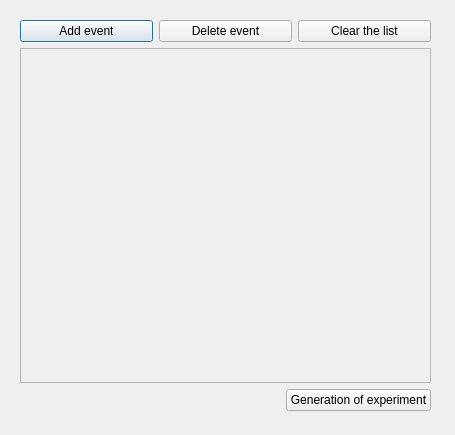
<?xml version="1.0" encoding="UTF-8"?>
<ui version="4.0">
 <class>RandomElements</class>
 <widget class="QDialog" name="RandomElements">
  <property name="geometry">
   <rect>
    <x>0</x>
    <y>0</y>
    <width>455</width>
    <height>435</height>
   </rect>
  </property>
  <property name="windowTitle">
   <string>Dialog</string>
  </property>
  <widget class="QWidget" name="layoutWidget">
   <property name="geometry">
    <rect>
     <x>20</x>
     <y>20</y>
     <width>411</width>
     <height>391</height>
    </rect>
   </property>
   <layout class="QVBoxLayout" name="verticalLayout_3">
    <item>
     <layout class="QVBoxLayout" name="verticalLayout_2">
      <item>
       <layout class="QVBoxLayout" name="verticalLayout">
        <item>
         <layout class="QHBoxLayout" name="horizontalLayout">
          <item>
           <widget class="QPushButton" name="pushButton">
            <property name="text">
             <string>Add event</string>
            </property>
           </widget>
          </item>
          <item>
           <widget class="QPushButton" name="pushButton_2">
            <property name="text">
             <string>Delete event</string>
            </property>
           </widget>
          </item>
          <item>
           <widget class="QPushButton" name="pushButton_3">
            <property name="text">
             <string>Clear the list</string>
            </property>
           </widget>
          </item>
         </layout>
        </item>
        <item>
         <widget class="QScrollArea" name="scrollArea">
          <property name="widgetResizable">
           <bool>true</bool>
          </property>
          <widget class="QWidget" name="scrollAreaWidgetContents">
           <property name="geometry">
            <rect>
             <x>0</x>
             <y>0</y>
             <width>403</width>
             <height>321</height>
            </rect>
           </property>
          </widget>
         </widget>
        </item>
       </layout>
      </item>
     </layout>
    </item>
    <item>
     <layout class="QHBoxLayout" name="horizontalLayout_3">
      <item>
       <spacer name="horizontalSpacer">
        <property name="orientation">
         <enum>Qt::Horizontal</enum>
        </property>
        <property name="sizeHint" stdset="0">
         <size>
          <width>40</width>
          <height>20</height>
         </size>
        </property>
       </spacer>
      </item>
      <item>
       <widget class="QPushButton" name="pushButton_4">
        <property name="text">
         <string>Generation of experiment</string>
        </property>
       </widget>
      </item>
     </layout>
    </item>
   </layout>
  </widget>
 </widget>
 <resources/>
 <connections/>
</ui>
